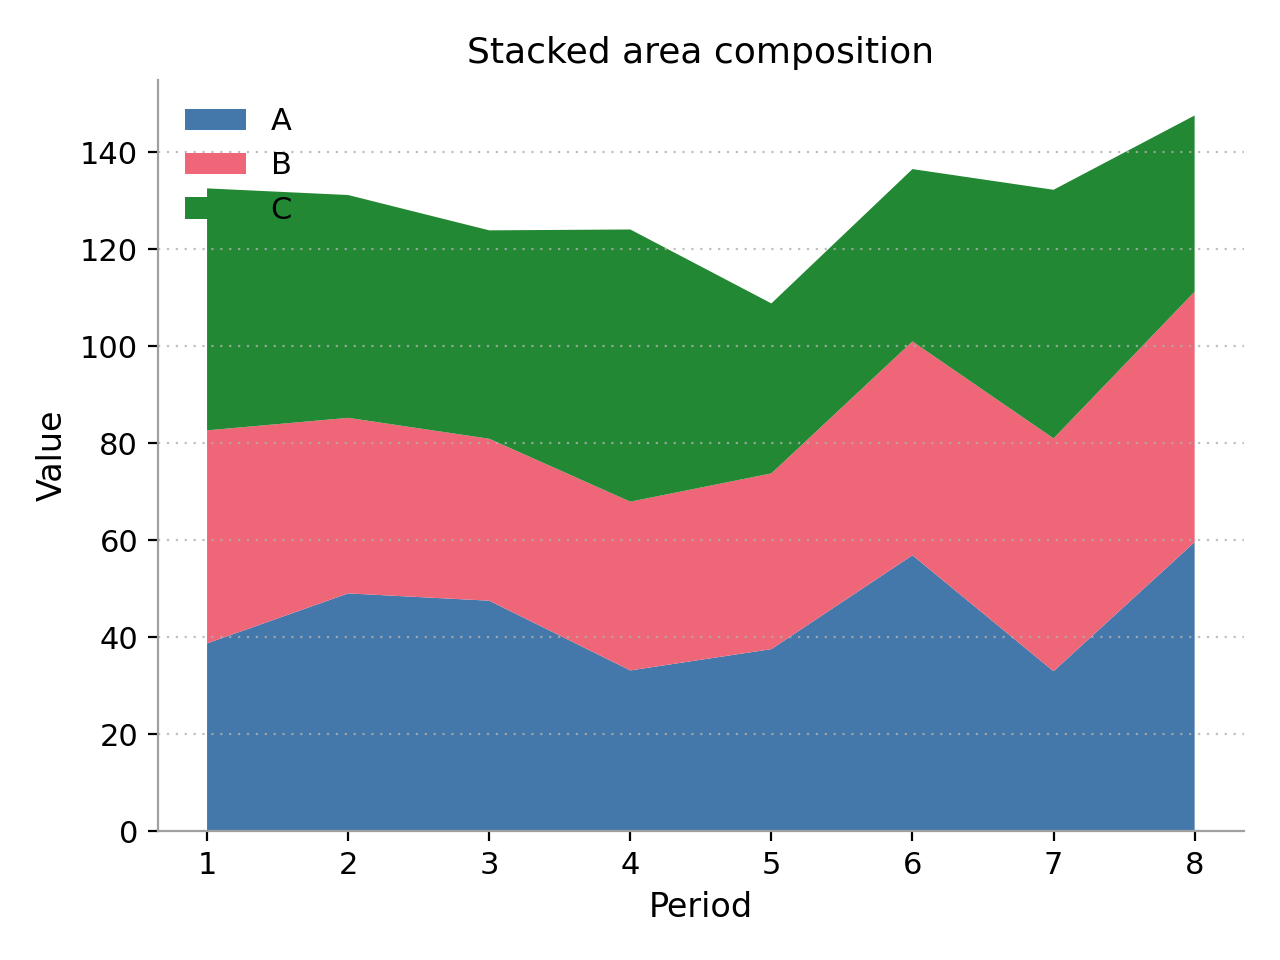

Recreate this plot in Python.
"""Stacked area chart for category composition over time."""

import matplotlib.pyplot as plt
import numpy as np

from python_plot_template import apply_template, palette_colors, save_plot, set_labels


def main() -> None:
    apply_template(palette="bright", font_size=12)
    rng = np.random.default_rng(7)

    periods = np.arange(1, 9)
    categories = ["A", "B", "C"]
    base = rng.uniform(20, 50, size=(len(categories), len(periods)))
    trend = np.linspace(0, 15, len(periods))
    values = base + trend  # ensure positive

    fig, ax = plt.subplots()
    ax.stackplot(
        periods,
        values,
        labels=categories,
        colors=list(palette_colors("bright"))[:3],
    )

    set_labels("Stacked area composition", "Period", "Value", ax=ax)
    ax.legend(loc="upper left")

    save_plot("examples/stacked_area.png", dpi=200, fig=fig)
    plt.show()


if __name__ == "__main__":
    main()
